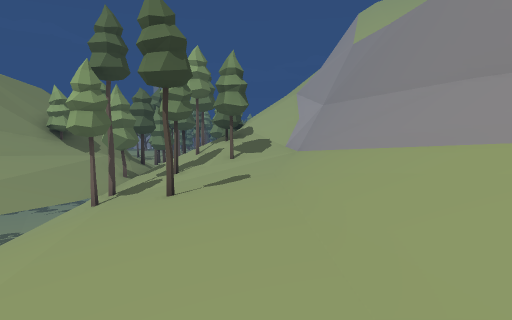
View 1 (above)

24 first-person views from a walk through a Unity game level. The camera is 1.5 m above the floor, tilts 4° down and sees 70° across. The floor is counted in squares, 2 m on a side. Each view is taken from the middle of a square. On the plan, view 1 faces up. The plan holds only what a view shows up to about 11 squares ahead; the rest is blank. The place goes on beyond the plan. Some animated figures are left out. Some surface patterns are stand-ins.

View 2
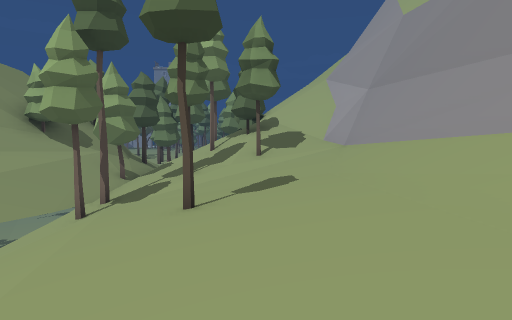

View 3
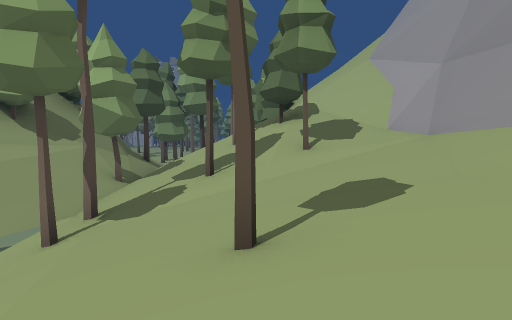

View 4
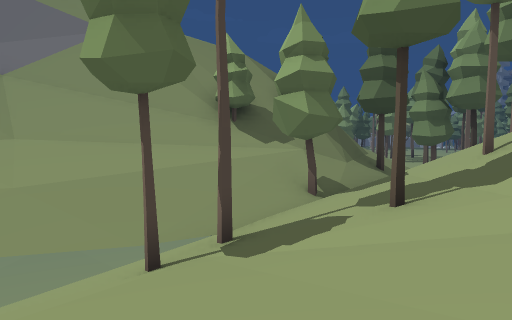

View 5
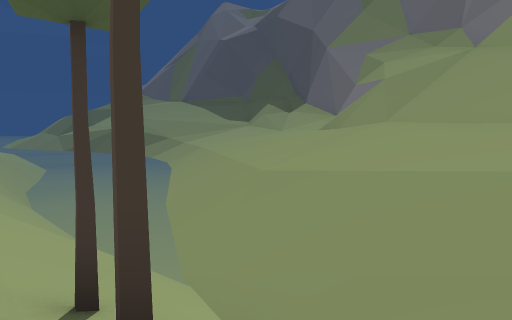

View 6
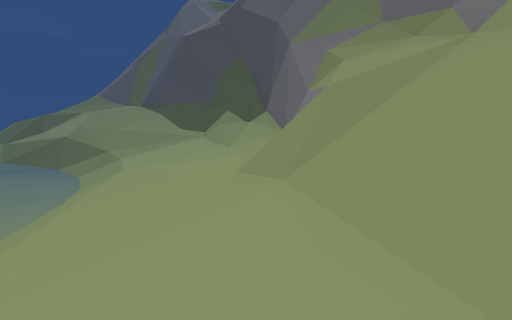

View 7
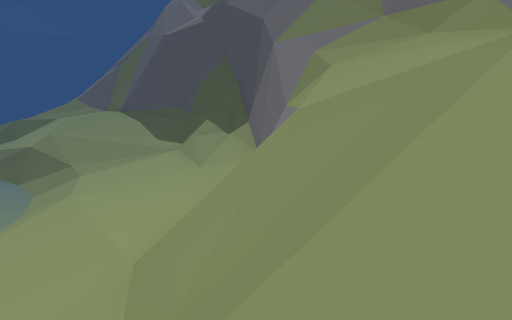

View 8
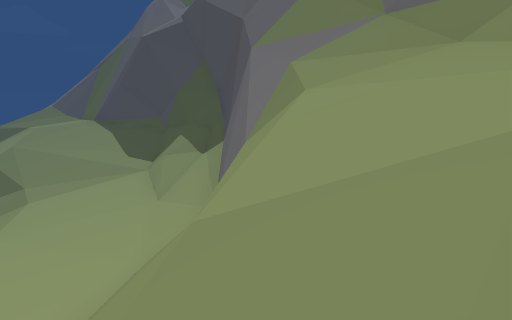

View 9
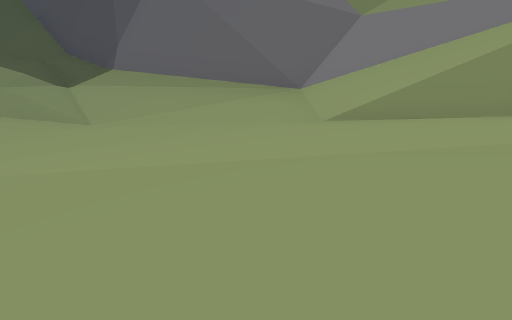

View 10
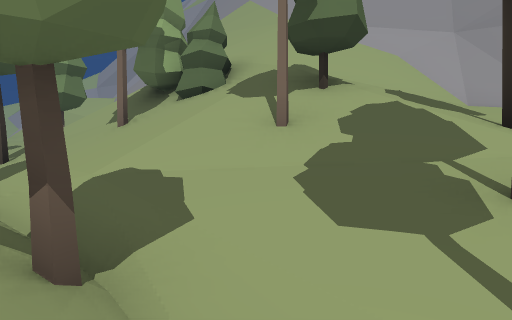

View 11
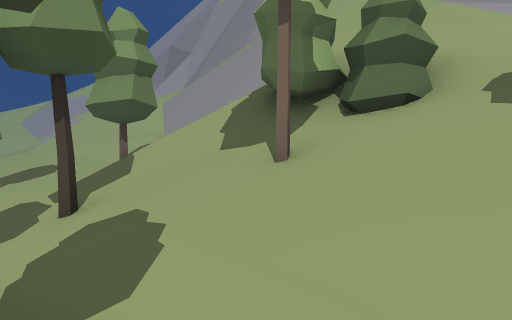

View 12
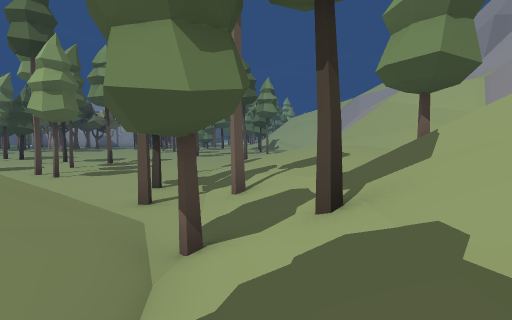

View 13
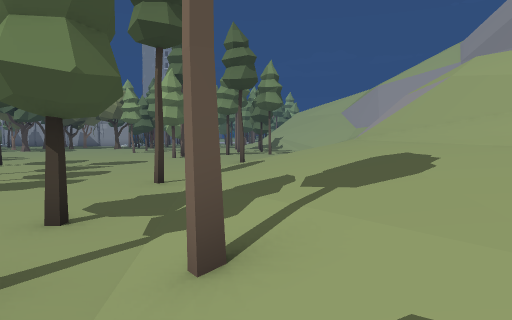

View 14
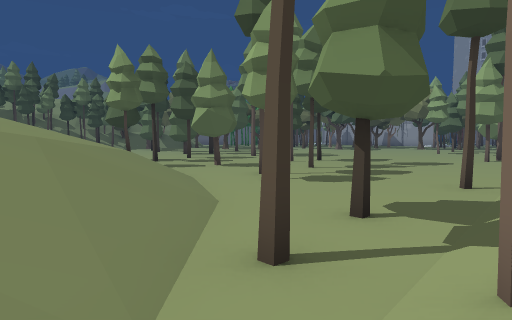

View 15
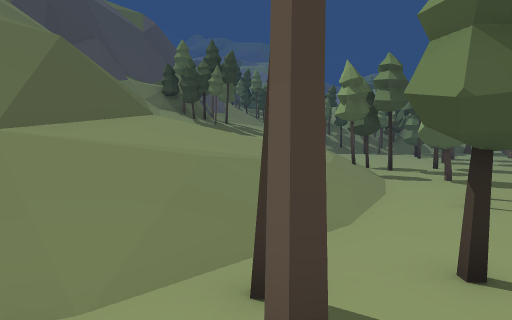

View 16
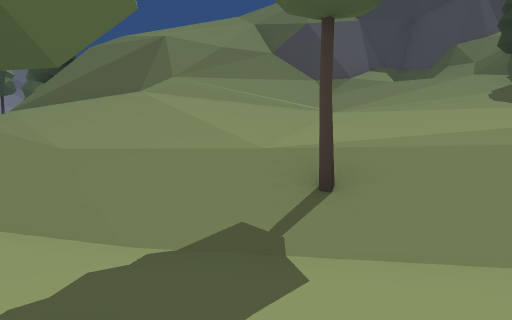

View 17
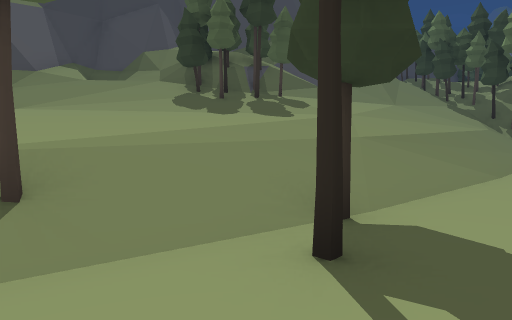

View 18
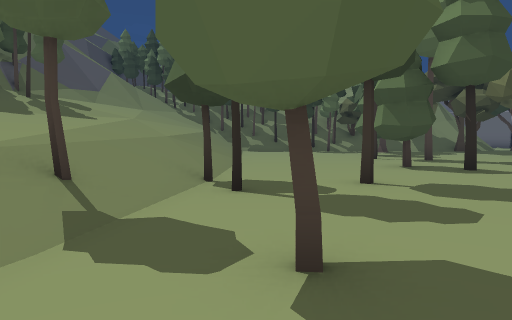

View 19
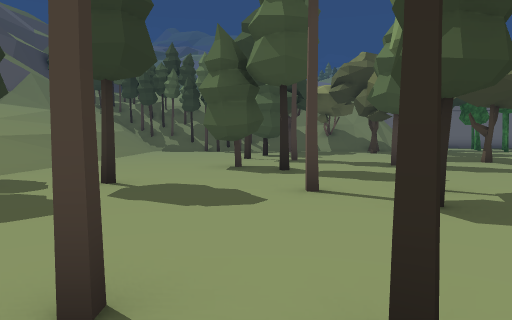

View 20
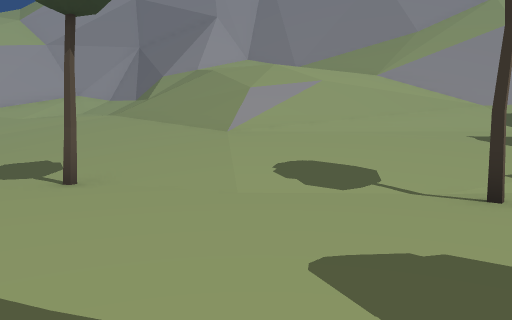

View 21
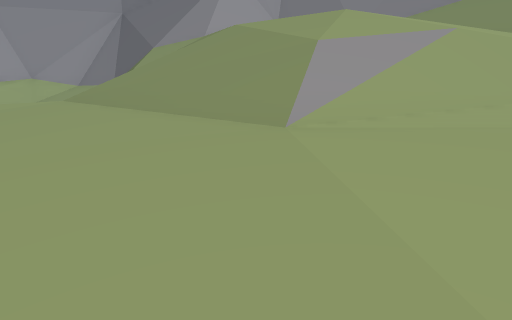

View 22
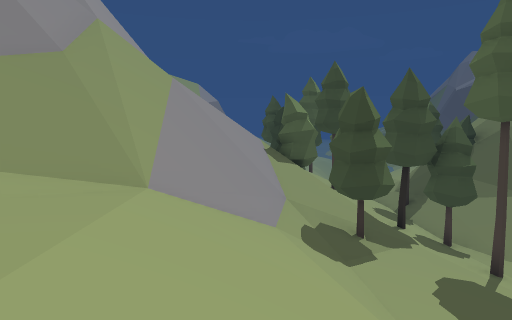

View 23
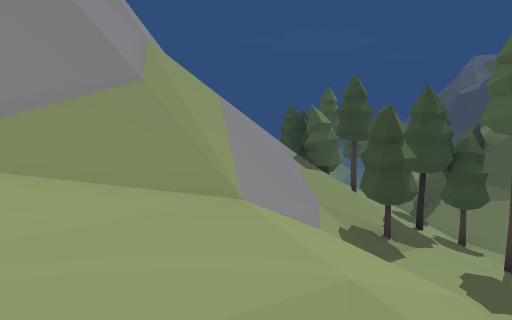

View 24
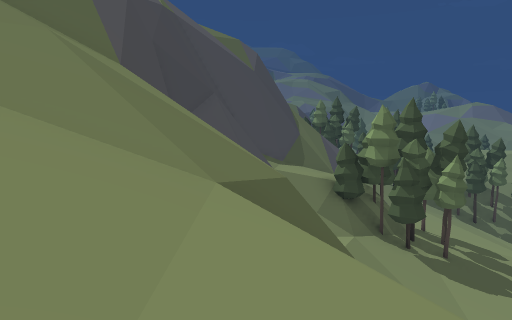

### Floor plan
Key: @ floor where view 1 was taken; # wall or solid block; . main floor; : floor 0.75 m higher than the main floor; + floor 1.75 m higher than the main floor; * floor 2.5 m higher than the main floor; % floor 3.25 m higher than the main floor; & floor 4 m higher than the main floor; $ floor 6.5 m higher than the main floor; / step, stairs or slope; = window, fence, low wall or low ledge; ^ raised ledge; v drop or lower ground; T pine tree.
Columns run from 23 left of view 1 to 5 right of it. Each row starts with its distance up from view 1.
 37 ........         ..:+//// ==^
 36 .......#..     ...#:+//// /=^
 35 #.....#...#   ....:++//////=^
 34  .##........ .....:++////   ^
 33 ..##......#......::++=///$  =
 32 .....#....  #....::++///$$$ ^
 31 ........:........::++/#/$$/=^
 30 ......#::#..#...#:+++*#////^
 29 /////#/:::...#...:+++*=////^
 28 ///////=///......:++++//#//^
 27 //****+++////...#:++++/==//^
 26 %%%%*****//////.../+++/^v//^
 25 %/%%%****%//*///#.#++//^v//^
 24 &///%%%*%%///*///.///=/^v//=^
 23 /////%%%%%%//////./////^v//#^
 22 #T#///%/==///////#/#///=///#=
 21 TT///////=///// /////## //
 20 ///////==//////  ///#/#///
 19 //  /=#v//      =#////#///
 18 ^    #//////    #/////////=
 17      //////   //#/////////=v
 16 v  ^^/////   //##///#/#///^v
 15 vv =^=//     /##/#////////^v
 14      =/     #=#///////=%%==v
 13           ##////////#///%^ v
 12         v##//////////+**/= v
 11        v#////////=#:+++*/#=v
 10        #///////////:+++*/#^v
  9       #/////////////+#+*//^v
  8      ^/////%////////++**//^v
  7     ^^/#//%%///v ///++**//#v
  6     ^=##/%%///v  ///++*%//=v
  5     ^##/%%*///   / //+*%//=
  4    ^^#//%**//v  //  /**%//^
  3     #//%%*+//   //   **%//
  2    ^#//%**//    //   *%%//
  1   ^=#=%%*+/v           %/
  0   ^ ==%%*//            @

Positions as (right, up) in squares from view 1, and headings:
1: (0, 0), facing up
2: (-1, 3), facing up
3: (-2, 6), facing up
4: (-1, 9), facing up-left
5: (-4, 14), facing down-left
6: (-8, 13), facing down-left
7: (-10, 12), facing down-left
8: (-12, 11), facing down-left
9: (-10, 6), facing left
10: (-6, 13), facing up-right
11: (-6, 17), facing up-right
12: (-5, 19), facing up
13: (-5, 23), facing up
14: (-5, 23), facing up-left
15: (-4, 25), facing left
16: (-15, 31), facing down
17: (-15, 31), facing down-left
18: (-12, 30), facing left
19: (-12, 34), facing left
20: (-11, 33), facing right
21: (-6, 34), facing right
22: (0, 33), facing down
23: (1, 34), facing down
24: (-12, 18), facing left
